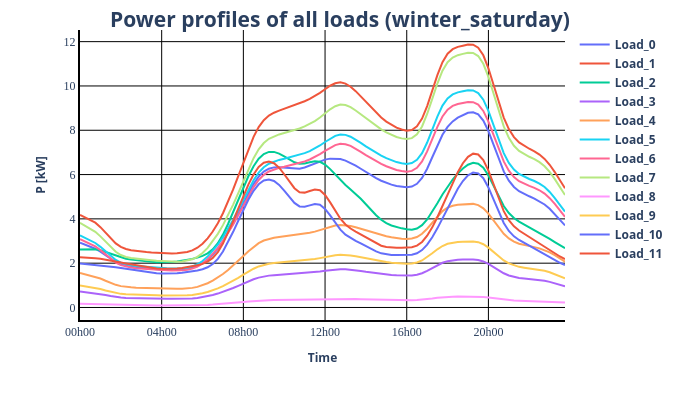
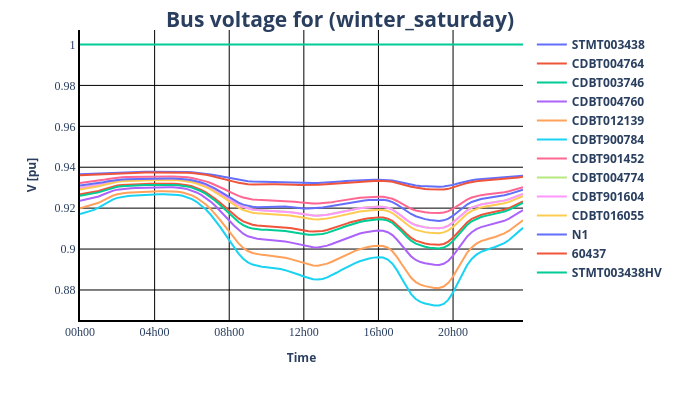
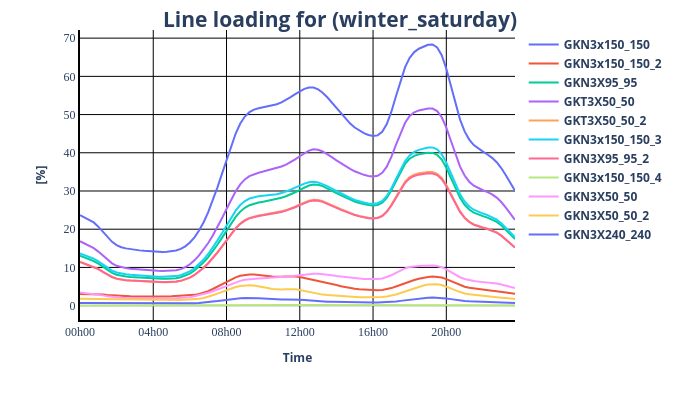
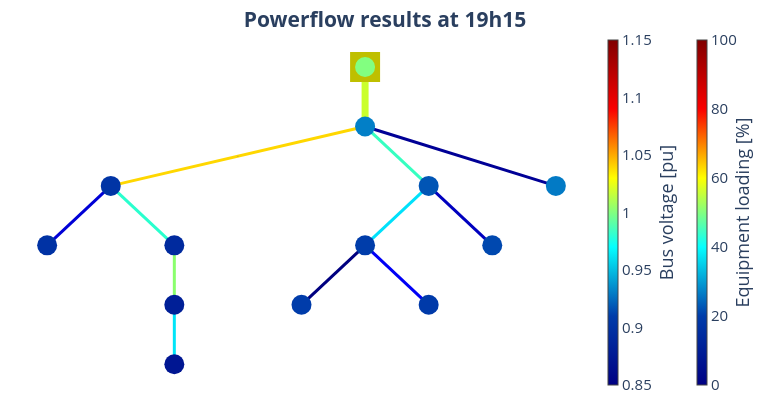

The notebook cell these images were saved under, in order:
### Markdown cell above
### Power profiles, Bus voltage, Line loading, Powerflow

### Code cell
pp_plot.plot_timeseries_result(
    
    data_df=p_all,
    ylabel="P [kW]",
    plot_title=f"Power profiles of all loads ({load_name})",
    filename=os.path.join(output_file_name + "_power_profiles_all_loads")
)

pp_plot.plot_timeseries_result(
    data_df=result_df["res_bus.vm_pu"],
    ylabel="V [pu]",
    plot_title=f"Bus voltage for ({load_name})",
    filename=os.path.join(output_file_name + "_voltage_result")
)

pp_plot.plot_timeseries_result(
    data_df=result_df["res_line.loading_percent"],
    ylabel="[%]",
    plot_title=f"Line loading for ({load_name})",
    filename=os.path.join(output_file_name + "_line_loading_result"),
)

for plot_time in [time(hour=19, minute=15)]:

    pp_plot.plot_timestamps_powerflow_result(
        net=net_Trey_pickle,
        plot_time=plot_time,
        filename=os.path.join(output_file_name + "_power_flow_at_" + pp_plot._time_to_str(plot_time)),
    )
    print()
